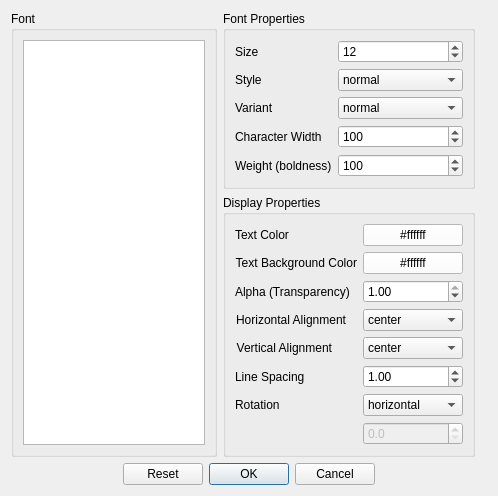
<?xml version="1.0" encoding="UTF-8"?>
<ui version="4.0">
 <class>TextOptionsDialog</class>
 <widget class="QDialog" name="TextOptionsDialog">
  <property name="geometry">
   <rect>
    <x>0</x>
    <y>0</y>
    <width>498</width>
    <height>475</height>
   </rect>
  </property>
  <property name="sizePolicy">
   <sizepolicy hsizetype="Expanding" vsizetype="Expanding">
    <horstretch>0</horstretch>
    <verstretch>0</verstretch>
   </sizepolicy>
  </property>
  <property name="windowTitle">
   <string>Text Options</string>
  </property>
  <layout class="QGridLayout" name="gridLayout">
   <item row="15" column="0" colspan="4">
    <widget class="QDialogButtonBox" name="buttons">
     <property name="orientation">
      <enum>Qt::Horizontal</enum>
     </property>
     <property name="standardButtons">
      <set>QDialogButtonBox::Cancel|QDialogButtonBox::Ok|QDialogButtonBox::Reset</set>
     </property>
     <property name="centerButtons">
      <bool>true</bool>
     </property>
    </widget>
   </item>
   <item row="5" column="0" rowspan="2">
    <widget class="QGroupBox" name="groupBox">
     <property name="title">
      <string>Font</string>
     </property>
     <layout class="QGridLayout" name="gridLayout_2">
      <item row="0" column="0" rowspan="11">
       <widget class="QListWidget" name="name">
        <property name="minimumSize">
         <size>
          <width>175</width>
          <height>0</height>
         </size>
        </property>
       </widget>
      </item>
     </layout>
    </widget>
   </item>
   <item row="6" column="1">
    <widget class="QGroupBox" name="groupBox_2">
     <property name="title">
      <string>Display Properties</string>
     </property>
     <layout class="QFormLayout" name="formLayout">
      <property name="fieldGrowthPolicy">
       <enum>QFormLayout::AllNonFixedFieldsGrow</enum>
      </property>
      <item row="0" column="0">
       <widget class="QLabel" name="label">
        <property name="text">
         <string>Text Color</string>
        </property>
       </widget>
      </item>
      <item row="0" column="1">
       <widget class="QColorButton" name="color">
        <property name="minimumSize">
         <size>
          <width>60</width>
          <height>0</height>
         </size>
        </property>
        <property name="styleSheet">
         <string notr="true">color: rgb(0, 0, 0);
background-color: rgb(255, 255, 255);</string>
        </property>
        <property name="text">
         <string>#ffffff</string>
        </property>
       </widget>
      </item>
      <item row="1" column="0">
       <widget class="QLabel" name="label_7">
        <property name="text">
         <string>Text Background Color</string>
        </property>
        <property name="alignment">
         <set>Qt::AlignRight|Qt::AlignTrailing|Qt::AlignVCenter</set>
        </property>
       </widget>
      </item>
      <item row="1" column="1">
       <widget class="QColorButton" name="backgroundcolor">
        <property name="minimumSize">
         <size>
          <width>60</width>
          <height>0</height>
         </size>
        </property>
        <property name="styleSheet">
         <string notr="true">color: rgb(0, 0, 0);
background-color: rgb(255, 255, 255);</string>
        </property>
        <property name="text">
         <string>#ffffff</string>
        </property>
       </widget>
      </item>
      <item row="3" column="0">
       <widget class="QLabel" name="label_8">
        <property name="minimumSize">
         <size>
          <width>0</width>
          <height>0</height>
         </size>
        </property>
        <property name="text">
         <string>Horizontal Alignment</string>
        </property>
        <property name="alignment">
         <set>Qt::AlignRight|Qt::AlignTrailing|Qt::AlignVCenter</set>
        </property>
       </widget>
      </item>
      <item row="3" column="1">
       <widget class="QComboBox" name="horizontalalignment">
        <property name="minimumSize">
         <size>
          <width>100</width>
          <height>0</height>
         </size>
        </property>
        <item>
         <property name="text">
          <string>center</string>
         </property>
        </item>
        <item>
         <property name="text">
          <string>right</string>
         </property>
        </item>
        <item>
         <property name="text">
          <string>left</string>
         </property>
        </item>
       </widget>
      </item>
      <item row="4" column="0">
       <widget class="QLabel" name="label_9">
        <property name="minimumSize">
         <size>
          <width>0</width>
          <height>0</height>
         </size>
        </property>
        <property name="text">
         <string>Vertical Alignment</string>
        </property>
        <property name="alignment">
         <set>Qt::AlignRight|Qt::AlignTrailing|Qt::AlignVCenter</set>
        </property>
       </widget>
      </item>
      <item row="4" column="1">
       <widget class="QComboBox" name="verticalalignment">
        <property name="minimumSize">
         <size>
          <width>100</width>
          <height>0</height>
         </size>
        </property>
        <item>
         <property name="text">
          <string>center</string>
         </property>
        </item>
        <item>
         <property name="text">
          <string>top</string>
         </property>
        </item>
        <item>
         <property name="text">
          <string>bottom</string>
         </property>
        </item>
        <item>
         <property name="text">
          <string>baseline</string>
         </property>
        </item>
       </widget>
      </item>
      <item row="5" column="0">
       <widget class="QLabel" name="label_10">
        <property name="text">
         <string>Line Spacing</string>
        </property>
       </widget>
      </item>
      <item row="5" column="1">
       <widget class="QDoubleSpinBox" name="linespacing">
        <property name="singleStep">
         <double>0.200000000000000</double>
        </property>
        <property name="value">
         <double>1.000000000000000</double>
        </property>
       </widget>
      </item>
      <item row="6" column="0">
       <widget class="QLabel" name="label_11">
        <property name="text">
         <string>Rotation</string>
        </property>
       </widget>
      </item>
      <item row="6" column="1">
       <widget class="QComboBox" name="rotation">
        <property name="minimumSize">
         <size>
          <width>100</width>
          <height>0</height>
         </size>
        </property>
        <item>
         <property name="text">
          <string>horizontal</string>
         </property>
        </item>
        <item>
         <property name="text">
          <string>vertical</string>
         </property>
        </item>
        <item>
         <property name="text">
          <string>custom</string>
         </property>
        </item>
       </widget>
      </item>
      <item row="7" column="1">
       <widget class="QDoubleSpinBox" name="rotationCustom">
        <property name="enabled">
         <bool>false</bool>
        </property>
        <property name="decimals">
         <number>1</number>
        </property>
        <property name="maximum">
         <double>360.000000000000000</double>
        </property>
       </widget>
      </item>
      <item row="2" column="0">
       <widget class="QLabel" name="label_12">
        <property name="text">
         <string>Alpha (Transparency)</string>
        </property>
       </widget>
      </item>
      <item row="2" column="1">
       <widget class="QDoubleSpinBox" name="alpha">
        <property name="maximum">
         <double>1.000000000000000</double>
        </property>
        <property name="singleStep">
         <double>0.100000000000000</double>
        </property>
        <property name="value">
         <double>1.000000000000000</double>
        </property>
       </widget>
      </item>
     </layout>
    </widget>
   </item>
   <item row="5" column="1">
    <widget class="QGroupBox" name="groupBox_3">
     <property name="title">
      <string>Font Properties</string>
     </property>
     <layout class="QFormLayout" name="formLayout_2">
      <property name="fieldGrowthPolicy">
       <enum>QFormLayout::AllNonFixedFieldsGrow</enum>
      </property>
      <property name="rowWrapPolicy">
       <enum>QFormLayout::DontWrapRows</enum>
      </property>
      <item row="0" column="0">
       <widget class="QLabel" name="label_6">
        <property name="text">
         <string>Size</string>
        </property>
       </widget>
      </item>
      <item row="0" column="1">
       <widget class="QSpinBox" name="size">
        <property name="minimum">
         <number>1</number>
        </property>
        <property name="maximum">
         <number>255</number>
        </property>
        <property name="value">
         <number>12</number>
        </property>
       </widget>
      </item>
      <item row="1" column="0">
       <widget class="QLabel" name="label_2">
        <property name="text">
         <string>Style</string>
        </property>
       </widget>
      </item>
      <item row="1" column="1">
       <widget class="QComboBox" name="style">
        <property name="minimumSize">
         <size>
          <width>100</width>
          <height>0</height>
         </size>
        </property>
        <item>
         <property name="text">
          <string>normal</string>
         </property>
        </item>
        <item>
         <property name="text">
          <string>italic</string>
         </property>
        </item>
        <item>
         <property name="text">
          <string>oblique</string>
         </property>
        </item>
       </widget>
      </item>
      <item row="2" column="0">
       <widget class="QLabel" name="label_3">
        <property name="text">
         <string>Variant</string>
        </property>
       </widget>
      </item>
      <item row="2" column="1">
       <widget class="QComboBox" name="variant">
        <property name="minimumSize">
         <size>
          <width>100</width>
          <height>0</height>
         </size>
        </property>
        <item>
         <property name="text">
          <string>normal</string>
         </property>
        </item>
        <item>
         <property name="text">
          <string>small-caps</string>
         </property>
        </item>
       </widget>
      </item>
      <item row="3" column="0">
       <widget class="QLabel" name="label_4">
        <property name="text">
         <string>Character Width</string>
        </property>
        <property name="wordWrap">
         <bool>true</bool>
        </property>
       </widget>
      </item>
      <item row="3" column="1">
       <widget class="QSpinBox" name="stretch">
        <property name="maximum">
         <number>1000</number>
        </property>
        <property name="value">
         <number>100</number>
        </property>
       </widget>
      </item>
      <item row="4" column="0">
       <widget class="QLabel" name="label_5">
        <property name="text">
         <string>Weight (boldness)</string>
        </property>
       </widget>
      </item>
      <item row="4" column="1">
       <widget class="QSpinBox" name="weight">
        <property name="maximum">
         <number>1000</number>
        </property>
        <property name="value">
         <number>100</number>
        </property>
       </widget>
      </item>
     </layout>
    </widget>
   </item>
  </layout>
 </widget>
 <customwidgets>
  <customwidget>
   <class>QColorButton</class>
   <extends>QPushButton</extends>
   <header>gui/QColorButton</header>
  </customwidget>
 </customwidgets>
 <resources/>
 <connections>
  <connection>
   <sender>buttons</sender>
   <signal>accepted()</signal>
   <receiver>TextOptionsDialog</receiver>
   <slot>accept()</slot>
   <hints>
    <hint type="sourcelabel">
     <x>257</x>
     <y>356</y>
    </hint>
    <hint type="destinationlabel">
     <x>157</x>
     <y>274</y>
    </hint>
   </hints>
  </connection>
  <connection>
   <sender>buttons</sender>
   <signal>rejected()</signal>
   <receiver>TextOptionsDialog</receiver>
   <slot>reject()</slot>
   <hints>
    <hint type="sourcelabel">
     <x>325</x>
     <y>356</y>
    </hint>
    <hint type="destinationlabel">
     <x>286</x>
     <y>274</y>
    </hint>
   </hints>
  </connection>
 </connections>
</ui>
